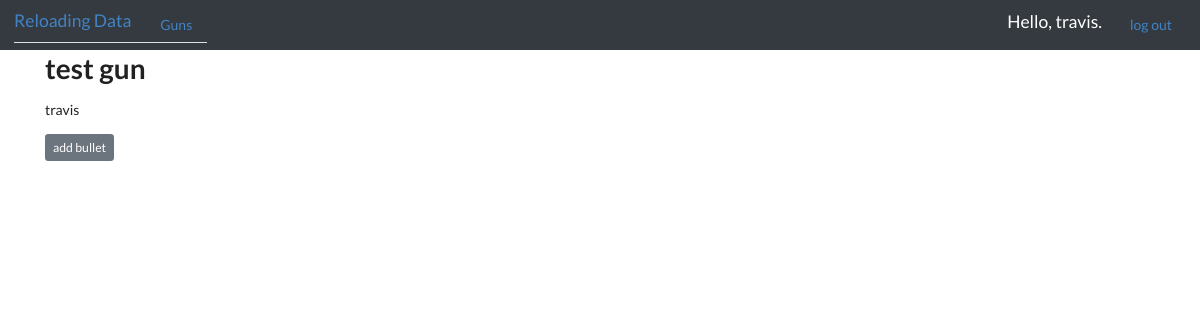
/gun/3/ (signed in), run on an earlier commit of the app's database.
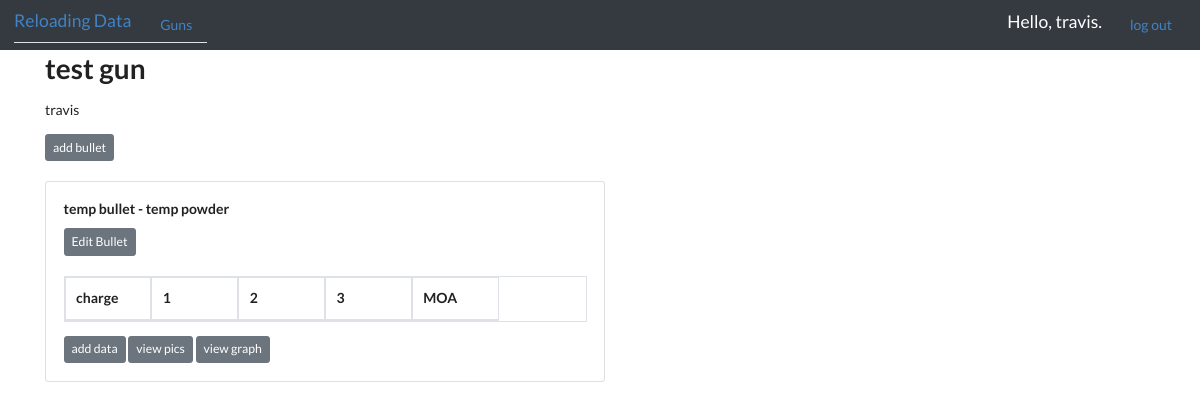
And on a later commit of the database.
### mydata/models.py (models this page shows, shortened)
class Gun(models.Model):
    gun = models.CharField(max_length=50)
    date_added = models.DateTimeField(auto_now_add=True)
    owner = models.ForeignKey(User, on_delete=models.CASCADE)

class Bullet(models.Model):
    gun = models.ForeignKey(Gun, on_delete=models.CASCADE, related_name="bullets")
    bullet = models.CharField(max_length=50)
    powder = models.CharField(max_length=50)
    date_added = models.DateTimeField(auto_now_add=True)

### mydata/views.py (the view)
# urls.py: path('gun/<int:gun_id>/', views.gunview, name='gun'),
@login_required
def gunview(request, gun_id):
    guns = Gun.objects.filter(owner=request.user, id=gun_id).prefetch_related('bullets__results__velocity')
    for gun in guns:
        if gun.owner != request.user:
            raise Http404
    context = {'guns': guns}
    return render(request, 'gun.html', context)

### mydata/templates/gun.html (shortened to what this page needs)
{% extends "base.html" %}
{% block content %}
  <div class="container" >
    {% for gun in guns %} {% comment %} gun title {% endcomment %}
      <div>
      <h1>{{gun.gun}}</h1>
      <p>{{gun.owner}}</p>
      <a class="btn btn-secondary btn-sm" href="{% url 'add_bullet' gun.pk%}">add bullet</a>
      </div> <br/>
      {% for bullet in gun.bullets.all %}
        <div class="card" style="width: 40rem;">
          <div class="card-body">
          <div>
            <h5 class="card-title">{{ bullet.bullet }} - {{ bullet.powder }} </h5> {% comment %} bullet powder and title {% endcomment %}
            <a class="btn btn-secondary btn-sm" href="{% url 'edit_bullet' bullet.pk %}" >Edit Bullet</a>
            </div><br/>
            <table class="table table-bordered table-hover">
              <thead>
                <tr class="d-flex">
                  <th class="col-2" scope="col">charge</th>
                  <th class="col-2" scope="col">1</th>
                  <th class="col-2" scope="col">2</th>
                  <th class="col-2" scope="col">3</th>
                  <th class="col-2" scope="col">MOA</th>
                </tr>
              </thead>
            </table>
            <a class="btn btn-secondary btn-sm" href="{% url 'add_data' bullet.pk%}">add data</a>
            <a class="btn btn-secondary btn-sm" href="#">view pics</a>
            <a class="btn btn-secondary btn-sm" href="{% url 'view_graph' bullet.pk%}">view graph</a>
          </div>
        </div><br/>
      {% endfor %}
    {% endfor %}
  </div>
{% endblock %}

### mydata/templates/base.html (shortened to what this page needs)
<!DOCTYPE html>
<html>
  <head>
    <link rel="stylesheet" href="https://maxcdn.bootstrapcdn.com/bootstrap/4.0.0/css/bootstrap.min.css">
    <link rel="stylesheet" type='text/css' href="https://cdnjs.cloudflare.com/ajax/libs/semantic-ui/2.2.14/semantic.min.css">
    <link rel="stylesheet" href="https://cdnjs.cloudflare.com/ajax/libs/Chart.js/2.8.0/Chart.min.css" />
  </head>
  <header>
      <nav class="navbar navbar-expand-md navbar-dark bg-dark" >
      <div id="navbar" class="navbar-collapse collapse">
        <ul class="nav nav-tabs mr-auto">
          <li class="navbar-brand"><a href="{% url 'home' %}">Reloading Data</a></li>
          <li class="nav-item"><a href="{% url 'guns' %}" class="nav-link">Guns</a></li>
        </ul>
        <ul class="nav ml-auto">
          {% if user.is_authenticated %}
            <li class="navbar-brand">Hello, {{ user.username }}.</li>
            <li class="nav-item"><a href="{% url 'logout' %}" class="nav-link">log out</a></li>
          {% else %}
            <li class="nav-item pr-sm-2"><a href="{% url 'register' %}">register</a></li>
            <li class="nav-item"><a href="{% url 'login' %}">login</a></li>
          {% endif %}
        </ul>
      </div>
    </nav>
  </header>
  <body>
    {% block content%}
    {% endblock %}
  </body>

What changed in the data, as far as the page shows it:
added Bullet: bullet "temp bullet", powder "temp powder"
